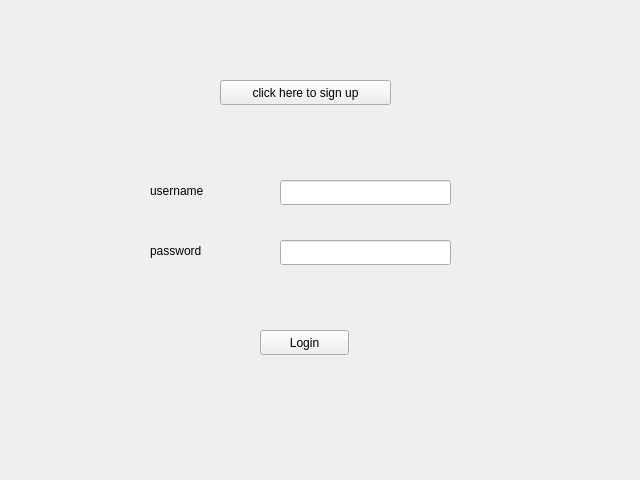
<?xml version="1.0" encoding="UTF-8"?>
<ui version="4.0">
 <class>login</class>
 <widget class="QWidget" name="login">
  <property name="geometry">
   <rect>
    <x>0</x>
    <y>0</y>
    <width>640</width>
    <height>480</height>
   </rect>
  </property>
  <property name="windowTitle">
   <string>Form</string>
  </property>
  <widget class="QLabel" name="LUsername">
   <property name="geometry">
    <rect>
     <x>150</x>
     <y>170</y>
     <width>91</width>
     <height>41</height>
    </rect>
   </property>
   <property name="text">
    <string>username</string>
   </property>
  </widget>
  <widget class="QLineEdit" name="EUsername">
   <property name="geometry">
    <rect>
     <x>280</x>
     <y>180</y>
     <width>171</width>
     <height>25</height>
    </rect>
   </property>
  </widget>
  <widget class="QLineEdit" name="EPassword">
   <property name="geometry">
    <rect>
     <x>280</x>
     <y>240</y>
     <width>171</width>
     <height>25</height>
    </rect>
   </property>
   <property name="text">
    <string/>
   </property>
  </widget>
  <widget class="QLabel" name="LPassword">
   <property name="geometry">
    <rect>
     <x>150</x>
     <y>230</y>
     <width>91</width>
     <height>41</height>
    </rect>
   </property>
   <property name="text">
    <string>password</string>
   </property>
  </widget>
  <widget class="QPushButton" name="loginButton">
   <property name="geometry">
    <rect>
     <x>260</x>
     <y>330</y>
     <width>89</width>
     <height>25</height>
    </rect>
   </property>
   <property name="text">
    <string>Login</string>
   </property>
  </widget>
  <widget class="QPushButton" name="redirSignUp">
   <property name="geometry">
    <rect>
     <x>220</x>
     <y>80</y>
     <width>171</width>
     <height>25</height>
    </rect>
   </property>
   <property name="text">
    <string>click here to sign up</string>
   </property>
  </widget>
  <widget class="QLabel" name="state">
   <property name="geometry">
    <rect>
     <x>150</x>
     <y>290</y>
     <width>361</width>
     <height>17</height>
    </rect>
   </property>
   <property name="text">
    <string/>
   </property>
  </widget>
 </widget>
 <resources/>
 <connections/>
</ui>
